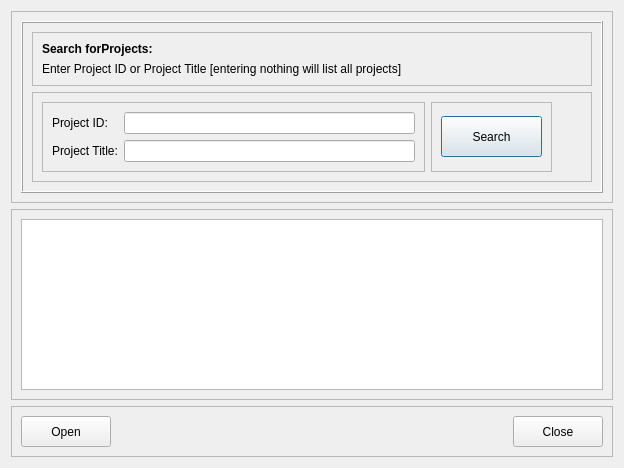
<?xml version="1.0" encoding="UTF-8"?>
<ui version="4.0">
 <class>FindProjectResults</class>
 <widget class="QDialog" name="FindProjectResults">
  <property name="geometry">
   <rect>
    <x>0</x>
    <y>0</y>
    <width>624</width>
    <height>468</height>
   </rect>
  </property>
  <property name="windowTitle">
   <string>Project Search Results</string>
  </property>
  <layout class="QVBoxLayout" name="verticalLayout_3">
   <item>
    <widget class="QFrame" name="frame">
     <property name="frameShape">
      <enum>QFrame::StyledPanel</enum>
     </property>
     <property name="frameShadow">
      <enum>QFrame::Raised</enum>
     </property>
     <layout class="QGridLayout" name="gridLayout_4">
      <item row="0" column="0">
       <widget class="QFrame" name="frame_2">
        <property name="frameShape">
         <enum>QFrame::Box</enum>
        </property>
        <property name="frameShadow">
         <enum>QFrame::Raised</enum>
        </property>
        <layout class="QVBoxLayout" name="verticalLayout_2">
         <item>
          <widget class="QFrame" name="frame_3">
           <property name="frameShape">
            <enum>QFrame::StyledPanel</enum>
           </property>
           <property name="frameShadow">
            <enum>QFrame::Raised</enum>
           </property>
           <layout class="QVBoxLayout" name="verticalLayout">
            <item>
             <widget class="QLabel" name="label_3">
              <property name="font">
               <font>
                <pointsize>9</pointsize>
                <weight>75</weight>
                <bold>true</bold>
               </font>
              </property>
              <property name="text">
               <string>Search forProjects:</string>
              </property>
             </widget>
            </item>
            <item>
             <widget class="QLabel" name="label_4">
              <property name="text">
               <string>Enter Project ID or Project Title [entering nothing will list all projects]</string>
              </property>
              <property name="wordWrap">
               <bool>true</bool>
              </property>
             </widget>
            </item>
           </layout>
          </widget>
         </item>
         <item>
          <widget class="QFrame" name="frame_4">
           <property name="frameShape">
            <enum>QFrame::StyledPanel</enum>
           </property>
           <property name="frameShadow">
            <enum>QFrame::Raised</enum>
           </property>
           <layout class="QGridLayout" name="gridLayout_2">
            <item row="0" column="0">
             <widget class="QFrame" name="frame_5">
              <property name="frameShape">
               <enum>QFrame::StyledPanel</enum>
              </property>
              <property name="frameShadow">
               <enum>QFrame::Raised</enum>
              </property>
              <layout class="QFormLayout" name="formLayout_2">
               <item row="0" column="0">
                <widget class="QLabel" name="label">
                 <property name="text">
                  <string>Project ID:</string>
                 </property>
                 <property name="buddy">
                  <cstring>txtProjectID</cstring>
                 </property>
                </widget>
               </item>
               <item row="0" column="1">
                <widget class="QLineEdit" name="txtProjectID">
                 <property name="minimumSize">
                  <size>
                   <width>291</width>
                   <height>0</height>
                  </size>
                 </property>
                </widget>
               </item>
               <item row="1" column="0">
                <widget class="QLabel" name="label_2">
                 <property name="text">
                  <string>Project Title:</string>
                 </property>
                 <property name="buddy">
                  <cstring>txtProjectTitle</cstring>
                 </property>
                </widget>
               </item>
               <item row="1" column="1">
                <widget class="QLineEdit" name="txtProjectTitle">
                 <property name="minimumSize">
                  <size>
                   <width>291</width>
                   <height>0</height>
                  </size>
                 </property>
                </widget>
               </item>
              </layout>
             </widget>
            </item>
            <item row="0" column="1">
             <widget class="QFrame" name="frame_6">
              <property name="frameShape">
               <enum>QFrame::StyledPanel</enum>
              </property>
              <property name="frameShadow">
               <enum>QFrame::Raised</enum>
              </property>
              <layout class="QGridLayout" name="gridLayout">
               <item row="0" column="0">
                <widget class="QPushButton" name="cmdSearch">
                 <property name="minimumSize">
                  <size>
                   <width>101</width>
                   <height>41</height>
                  </size>
                 </property>
                 <property name="text">
                  <string>Search</string>
                 </property>
                 <property name="default">
                  <bool>true</bool>
                 </property>
                </widget>
               </item>
              </layout>
             </widget>
            </item>
            <item row="0" column="2">
             <spacer name="horizontalSpacer">
              <property name="orientation">
               <enum>Qt::Horizontal</enum>
              </property>
              <property name="sizeHint" stdset="0">
               <size>
                <width>40</width>
                <height>20</height>
               </size>
              </property>
             </spacer>
            </item>
           </layout>
          </widget>
         </item>
        </layout>
       </widget>
      </item>
     </layout>
    </widget>
   </item>
   <item>
    <widget class="QFrame" name="frame_7">
     <property name="frameShape">
      <enum>QFrame::StyledPanel</enum>
     </property>
     <property name="frameShadow">
      <enum>QFrame::Raised</enum>
     </property>
     <layout class="QGridLayout" name="gridLayout_3">
      <item row="0" column="0">
       <widget class="QTableView" name="tblResults">
        <property name="alternatingRowColors">
         <bool>true</bool>
        </property>
        <property name="sortingEnabled">
         <bool>true</bool>
        </property>
       </widget>
      </item>
     </layout>
    </widget>
   </item>
   <item>
    <widget class="QFrame" name="frame_8">
     <property name="frameShape">
      <enum>QFrame::StyledPanel</enum>
     </property>
     <property name="frameShadow">
      <enum>QFrame::Raised</enum>
     </property>
     <layout class="QGridLayout" name="gridLayout_5">
      <item row="0" column="0">
       <widget class="QPushButton" name="cmdOpen">
        <property name="minimumSize">
         <size>
          <width>90</width>
          <height>31</height>
         </size>
        </property>
        <property name="text">
         <string>Open</string>
        </property>
       </widget>
      </item>
      <item row="0" column="2">
       <widget class="QPushButton" name="cmdClose">
        <property name="minimumSize">
         <size>
          <width>90</width>
          <height>31</height>
         </size>
        </property>
        <property name="text">
         <string>Close</string>
        </property>
       </widget>
      </item>
      <item row="0" column="1">
       <spacer name="horizontalSpacer_2">
        <property name="orientation">
         <enum>Qt::Horizontal</enum>
        </property>
        <property name="sizeHint" stdset="0">
         <size>
          <width>40</width>
          <height>20</height>
         </size>
        </property>
       </spacer>
      </item>
     </layout>
    </widget>
   </item>
  </layout>
 </widget>
 <resources/>
 <connections>
  <connection>
   <sender>cmdSearch</sender>
   <signal>clicked()</signal>
   <receiver>FindProjectResults</receiver>
   <slot>showResults()</slot>
   <hints>
    <hint type="sourcelabel">
     <x>529</x>
     <y>170</y>
    </hint>
    <hint type="destinationlabel">
     <x>419</x>
     <y>143</y>
    </hint>
   </hints>
  </connection>
  <connection>
   <sender>cmdOpen</sender>
   <signal>clicked()</signal>
   <receiver>FindProjectResults</receiver>
   <slot>openProject()</slot>
   <hints>
    <hint type="sourcelabel">
     <x>47</x>
     <y>427</y>
    </hint>
    <hint type="destinationlabel">
     <x>4</x>
     <y>445</y>
    </hint>
   </hints>
  </connection>
  <connection>
   <sender>cmdClose</sender>
   <signal>clicked()</signal>
   <receiver>FindProjectResults</receiver>
   <slot>mdiClose()</slot>
   <hints>
    <hint type="sourcelabel">
     <x>489</x>
     <y>428</y>
    </hint>
    <hint type="destinationlabel">
     <x>539</x>
     <y>380</y>
    </hint>
   </hints>
  </connection>
 </connections>
 <slots>
  <slot>showResults()</slot>
  <slot>openProject()</slot>
  <slot>mdiClose()</slot>
 </slots>
</ui>
